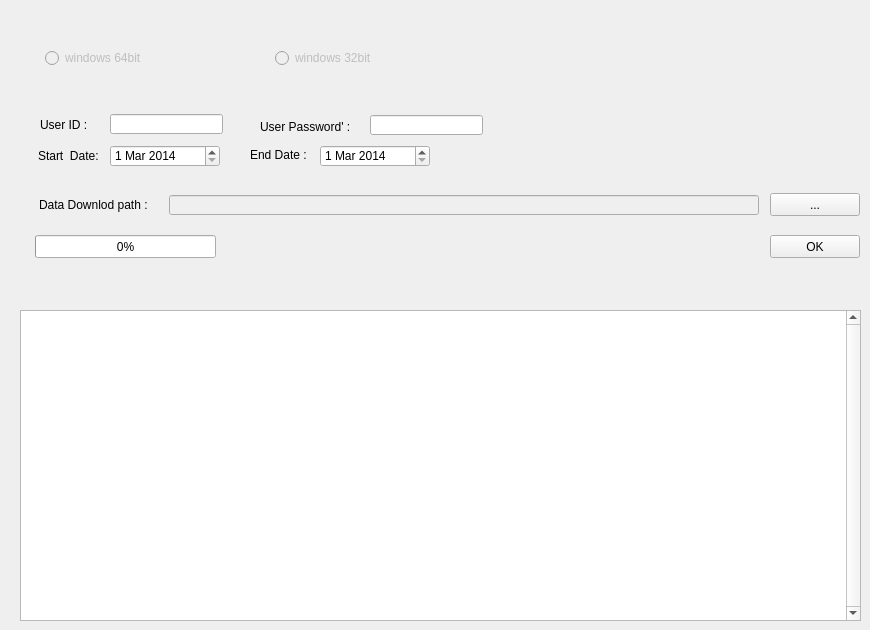
    <widget class="QWidget" name="tab_12">
     <attribute name="title">
      <string>Data Download</string>
     </attribute>
     <widget class="QLabel" name="label_3">
      <property name="geometry">
       <rect>
        <x>38</x>
        <y>146</y>
        <width>70</width>
        <height>20</height>
       </rect>
      </property>
      <property name="text">
       <string>Start  Date: </string>
      </property>
     </widget>
     <widget class="QDateEdit" name="end_date">
      <property name="geometry">
       <rect>
        <x>320</x>
        <y>145</y>
        <width>110</width>
        <height>22</height>
       </rect>
      </property>
      <property name="date">
       <date>
        <year>2014</year>
        <month>3</month>
        <day>1</day>
       </date>
      </property>
     </widget>
     <widget class="QDateEdit" name="start_date">
      <property name="geometry">
       <rect>
        <x>110</x>
        <y>145</y>
        <width>110</width>
        <height>22</height>
       </rect>
      </property>
      <property name="date">
       <date>
        <year>2014</year>
        <month>3</month>
        <day>1</day>
       </date>
      </property>
     </widget>
     <widget class="QPushButton" name="btn_datadownload">
      <property name="geometry">
       <rect>
        <x>770</x>
        <y>235</y>
        <width>90</width>
        <height>23</height>
       </rect>
      </property>
      <property name="text">
       <string>OK</string>
      </property>
     </widget>
     <widget class="QLabel" name="label_4">
      <property name="geometry">
       <rect>
        <x>250</x>
        <y>145</y>
        <width>70</width>
        <height>20</height>
       </rect>
      </property>
      <property name="text">
       <string>End Date : </string>
      </property>
     </widget>
     <widget class="QLabel" name="label_18">
      <property name="geometry">
       <rect>
        <x>39</x>
        <y>195</y>
        <width>120</width>
        <height>20</height>
       </rect>
      </property>
      <property name="text">
       <string>Data Downlod path :</string>
      </property>
     </widget>
     <widget class="QLineEdit" name="txt_bat_path">
      <property name="enabled">
       <bool>false</bool>
      </property>
      <property name="geometry">
       <rect>
        <x>169</x>
        <y>195</y>
        <width>590</width>
        <height>20</height>
       </rect>
      </property>
     </widget>
     <widget class="QPushButton" name="btn_bat_path">
      <property name="geometry">
       <rect>
        <x>770</x>
        <y>193</y>
        <width>90</width>
        <height>23</height>
       </rect>
      </property>
      <property name="text">
       <string>...</string>
      </property>
     </widget>
     <widget class="QTextEdit" name="data_process_log">
      <property name="geometry">
       <rect>
        <x>20</x>
        <y>310</y>
        <width>841</width>
        <height>311</height>
       </rect>
      </property>
      <property name="verticalScrollBarPolicy">
       <enum>Qt::ScrollBarAlwaysOn</enum>
      </property>
      <property name="readOnly">
       <bool>true</bool>
      </property>
      <property name="overwriteMode">
       <bool>true</bool>
      </property>
      <property name="textInteractionFlags">
       <set>Qt::NoTextInteraction</set>
      </property>
     </widget>
     <widget class="QLabel" name="label_43">
      <property name="geometry">
       <rect>
        <x>40</x>
        <y>119</y>
        <width>56</width>
        <height>12</height>
       </rect>
      </property>
      <property name="text">
       <string>User ID : </string>
      </property>
     </widget>
     <widget class="QLabel" name="label_44">
      <property name="geometry">
       <rect>
        <x>260</x>
        <y>119</y>
        <width>105</width>
        <height>15</height>
       </rect>
      </property>
      <property name="text">
       <string>User Password' : </string>
      </property>
     </widget>
     <widget class="QLineEdit" name="txt_userID">
      <property name="geometry">
       <rect>
        <x>110</x>
        <y>114</y>
        <width>113</width>
        <height>20</height>
       </rect>
      </property>
     </widget>
     <widget class="QLineEdit" name="txt_userPW">
      <property name="geometry">
       <rect>
        <x>370</x>
        <y>115</y>
        <width>113</width>
        <height>20</height>
       </rect>
      </property>
     </widget>
     <widget class="QProgressBar" name="wget_progress">
      <property name="geometry">
       <rect>
        <x>35</x>
        <y>235</y>
        <width>181</width>
        <height>23</height>
       </rect>
      </property>
      <property name="value">
       <number>0</number>
      </property>
     </widget>
     <widget class="QRadioButton" name="rdo_64">
      <property name="enabled">
       <bool>false</bool>
      </property>
      <property name="geometry">
       <rect>
        <x>45</x>
        <y>50</y>
        <width>110</width>
        <height>16</height>
       </rect>
      </property>
      <property name="text">
       <string>windows 64bit</string>
      </property>
     </widget>
     <widget class="QRadioButton" name="rdo_32">
      <property name="enabled">
       <bool>false</bool>
      </property>
      <property name="geometry">
       <rect>
        <x>275</x>
        <y>50</y>
        <width>105</width>
        <height>16</height>
       </rect>
      </property>
      <property name="text">
       <string>windows 32bit</string>
      </property>
     </widget>
     <zorder>label_3</zorder>
     <zorder>end_date</zorder>
     <zorder>btn_datadownload</zorder>
     <zorder>label_4</zorder>
     <zorder>label_18</zorder>
     <zorder>txt_bat_path</zorder>
     <zorder>btn_bat_path</zorder>
     <zorder>data_process_log</zorder>
     <zorder>label_43</zorder>
     <zorder>label_44</zorder>
     <zorder>txt_userID</zorder>
     <zorder>txt_userPW</zorder>
     <zorder>start_date</zorder>
     <zorder>wget_progress</zorder>
     <zorder>rdo_64</zorder>
     <zorder>rdo_32</zorder>
    </widget>
